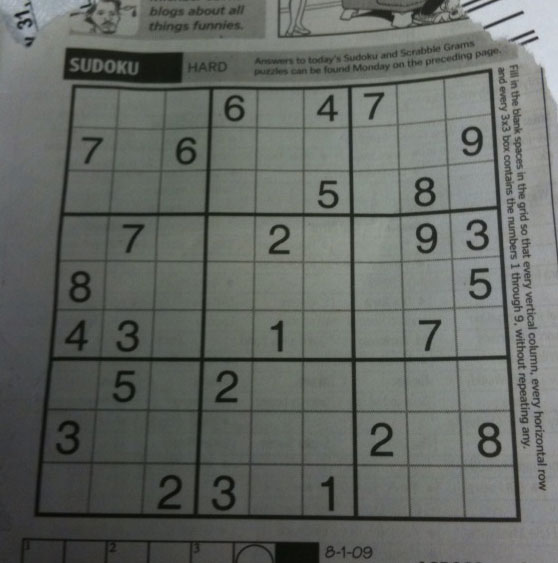
#> input picture sudoku.png, 558 x 563 px
$ python ImageGradient_EdgeDetection.py   (older library calls are emulated)
#> lines starting #> are read from the running program, lines starting #| are printed output that depends on the picture
import cv2
import matplotlib.pyplot as plt
import numpy as np

img = cv2.imread("sudoku.png",0)
#> img: shape (563, 558); min 7, max 218, mean 101.8
lap= cv2.Laplacian(img,cv2.CV_64F,ksize=3)
lap= np.uint8(np.absolute(lap))
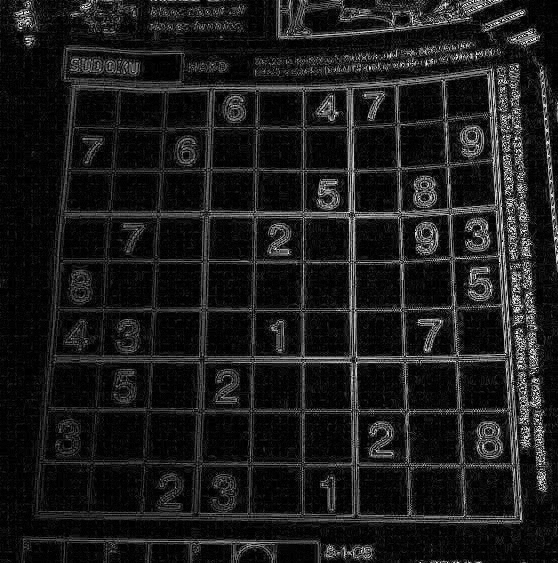
#> lap: shape (563, 558); min 0, max 254, mean 27.6
sobelX= cv2.Sobel(img,cv2.CV_64F,1,0)
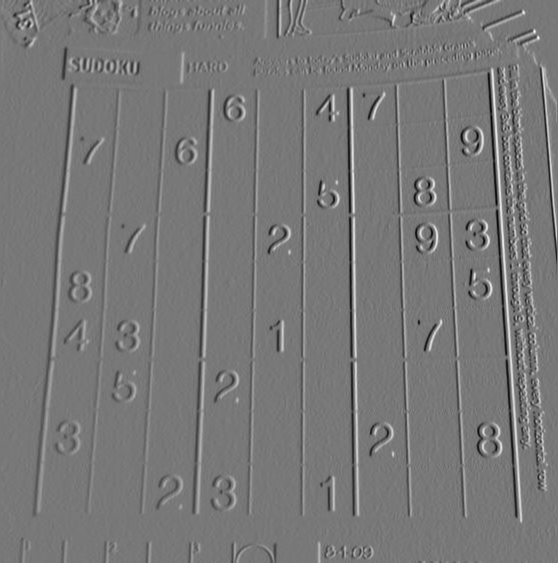
#> sobelX: shape (563, 558) float64; min -411, max 461, mean 1; drawn with min black and max white
sobelY= cv2.Sobel(img, cv2.CV_64F,0,1)
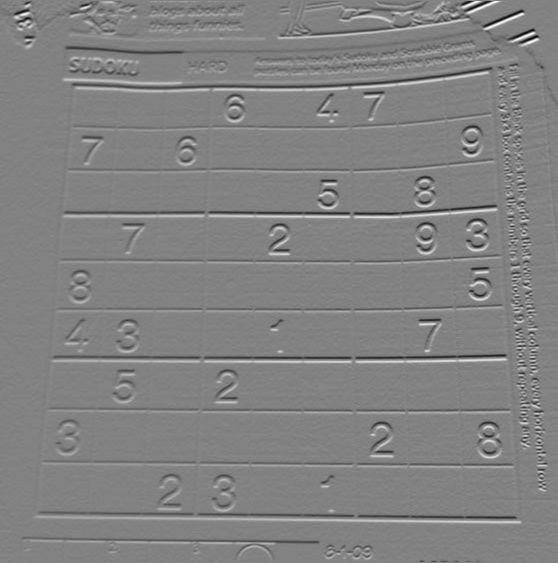
#> sobelY: shape (563, 558) float64; min -497, max 474, mean -0.8; drawn with min black and max white
sobelX= np.uint8(np.absolute(sobelX))
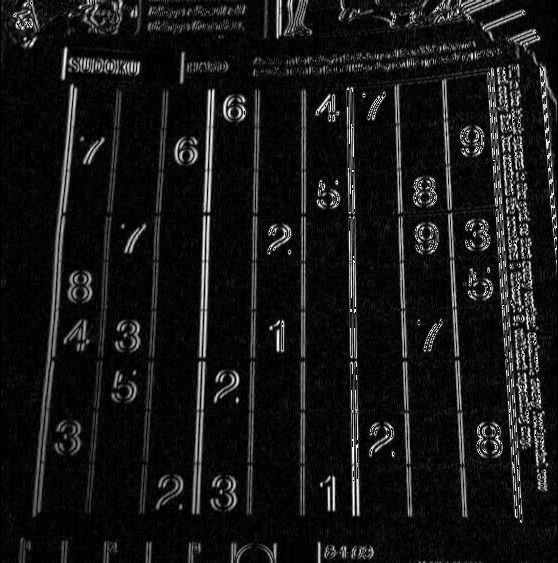
#> sobelX: shape (563, 558); min 0, max 255, mean 23.1
sobelY = np.uint8(np.absolute(sobelY))
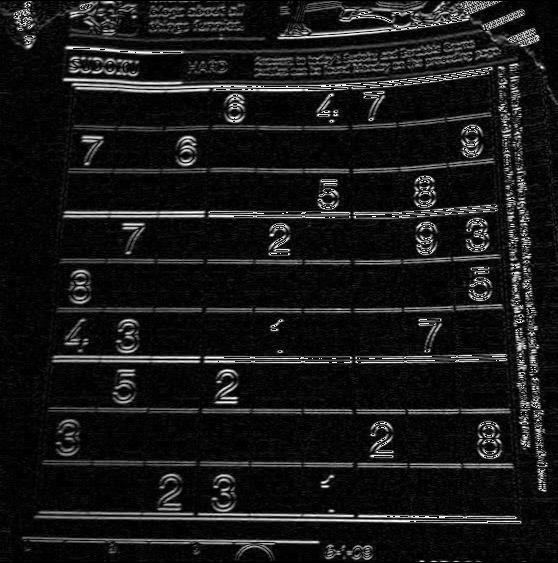
#> sobelY: shape (563, 558); min 0, max 255, mean 24.7
sobelXY= np.bitwise_or(sobelX,sobelY)
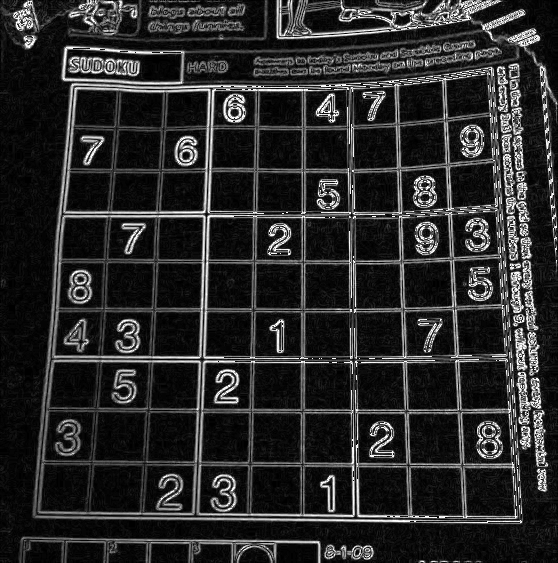
#> sobelXY: shape (563, 558); min 0, max 255, mean 42.1
canny= cv2.Canny(img,0,50)
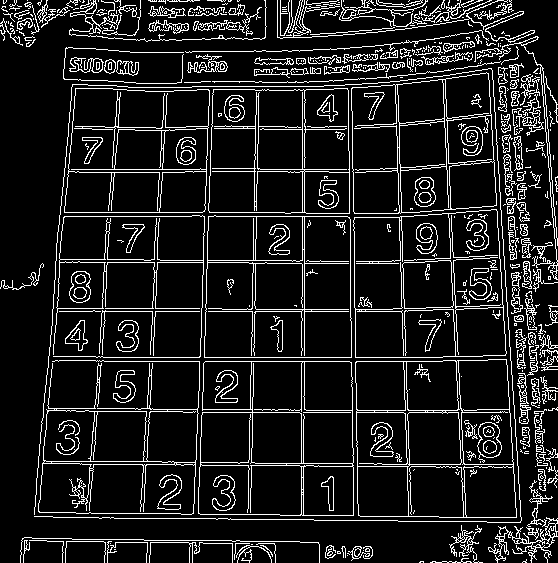
#> canny: shape (563, 558); 11.8% white in thin lines or dots
images = [img,lap ,sobelX ,sobelY, sobelXY,canny]
titles = ["Original", 'Laplacian','Sobel X', 'Sobel Y', "Sobel Combine", "Canny"]
for i in range(len(images)):
    plt.subplot(2,3,i+1)
    plt.imshow(images[i],'gray')
    plt.title(titles[i])
    plt.xticks([])
    plt.yticks([])
    cv2.imshow(titles[i],images[i])
#> this loop made 6 passes

plt.show()
cv2.waitKey(0)
cv2.destroyAllWindows()

$ run again, with Noise_salt_and_pepper.png copied over sudoku.png
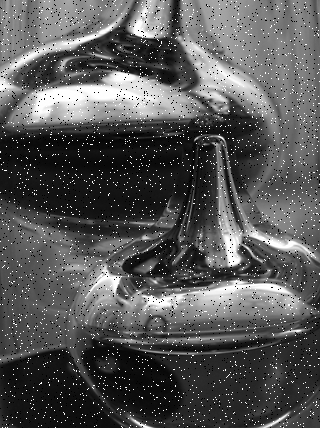
#> input picture Noise_salt_and_pepper.png, 320 x 428 px
#> img is the input picture: shape (428, 320); min 0, max 255, mean 86.8
#> `sobelXY= np.bitwise_or(sobelX,sobelY)`:
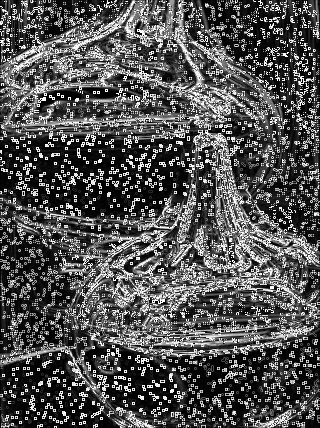
#> sobelXY: shape (428, 320); min 0, max 255, mean 82.8
#> `canny= cv2.Canny(img,0,50)`:
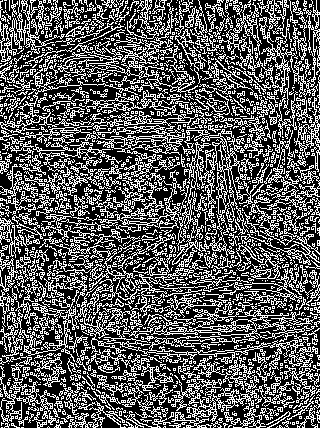
#> canny: shape (428, 320); 35.5% white in thin lines or dots
#> the loop `for i in range(len(images)):` made 6 passes
